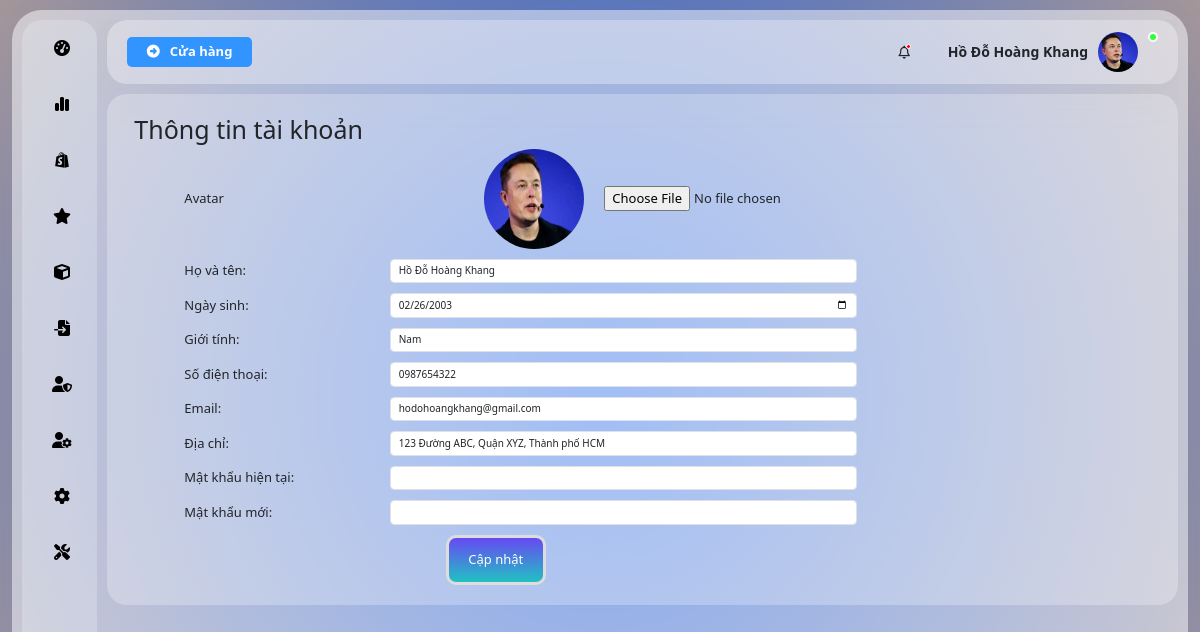
The app's page /admin/index.php?danhmuc=thongtintaikhoan (signed in) with its own data.
### tables this page shows
CREATE TABLE `user` (
  `Ma` int(11) NOT NULL,
  `TenDangNhap` varchar(255) DEFAULT NULL,
  `HoTen` varchar(255) DEFAULT NULL,
  `NgaySinh` date DEFAULT NULL,
  `SDT` varchar(11) DEFAULT NULL,
  `Email` varchar(255) DEFAULT NULL,
  `DiaChi` varchar(255) DEFAULT NULL,
  `GioiTinh` int(1) DEFAULT NULL
);

CREATE TABLE `taikhoan` (
  `TenDangNhap` varchar(255) NOT NULL,
  `MatKhau` varchar(255) DEFAULT NULL,
  `NgayTaoTK` date DEFAULT NULL,
  `MaQuyen` int(11) DEFAULT NULL,
  `Avt` varchar(255) DEFAULT NULL,
  `TrangThai` int(11) NOT NULL
);

### admin/module/main/thongtintaikhoan.php (the view, shortened to what this page needs)
<?php
$ten = $_SESSION['taikhoan'];
$conn = mysqli_connect("localhost", "root", "", "shoestore");
$sql="SELECT
  nv.HoTen,
  nv.NgaySinh,
  nv.GioiTinh,
  nv.SDT,
  nv.Email,
  nv.Diachi,
  tk.Avt,
  tk.MatKhau
FROM taikhoan tk
INNER JOIN user nv ON tk.TenDangNhap = nv.TenDangNhap
WHERE nv.TenDangNhap = '$ten';";
$result = $conn->query($sql);
  $data = mysqli_fetch_assoc($result);
  $hoTenNV = $data["HoTen"];
  $ngaySinh = $data["NgaySinh"];
  $gioiTinh = $data["GioiTinh"];
  $sdt = $data["SDT"];
  $email = $data["Email"];
  $diaChi = $data["Diachi"];
  $avatar = $data["Avt"];
  ?>
  <div class="container">
  <form action="module/main/thongtintaikhoan-capnhat.php" method="post" enctype="multipart/form-data">
  <h1>Thông tin tài khoản</h1>
  <div class="form-group">
      <label for="avt">Avatar</label>
      <br>
      <img src="assets/img/<?php echo $avatar; ?>">
      <br>
      <input type="file" id="avatar" name="avatar">
  </div>
  <div class="form-group">
    <label for="name">Họ và tên:</label>
    <input type="text" name="name" id="name" class="form-control" value="<?php echo $hoTenNV; ?>">
  </div>
  <div class="form-group">
    <label for="dob">Ngày sinh:</label>
    <input type="date" name="dob" id="dob" class="form-control" value="<?php echo $ngaySinh; ?>">
  </div>
  <div class="form-group">
    <label for="gender">Giới tính:</label>
    <select name="gender" id="gender" class="form-control" value="<?php echo $gioiTinh; ?>">
      <option value="Nam">Nam</option>
    </select>
  </div>
  <div class="form-group">
    <label for="phone">Số điện thoại:</label>
    <input type="text" name="phone" id="phone" class="form-control" value="<?php echo $sdt; ?>">
  </div>
  <div class="form-group">
    <label for="email">Email:</label>
    <input type="email" name="email" id="email" class="form-control" value="<?php echo $email; ?>">
  </div>
  <div class="form-group">
    <label for="address">Địa chỉ:</label>
    <input type="text" name="address" id="address" class="form-control" value="<?php echo $diaChi; ?>">
  </div>
  <div class="form-group">
    <label for="password">Mật khẩu hiện tại:</label>
    <input type="password" name="password" id="password" class="form-control">
  </div>
  <div class="form-group">
    <label for="new_password">Mật khẩu mới:</label>
    <input type="password" name="new_password" id="new_password" class="form-control">
</div>
<button class="update-button" type="submit">Cập nhật</button>
</div>

### admin/module/header.php (shortened to what this page needs)
<div class="header-main">
    <p class="header-title">
    <a href="../index.php" class="header_banhang">
            <i class="fa-solid fa-circle-right icon-banhang"></i><span>Cửa hàng</span>
        </a>
    </p>
    <div class="header-notifi_user">
        <div class="notifi">
            <i class="fa-regular fa-bell"></i>
            <div class="notifi-state">
            </div>
        </div>
        <div class="user">
            <p class="user-name">
                <?php
                    require_once($_SERVER['DOCUMENT_ROOT'] . '/webbangiay/admin/config/config.php');
                    $TenDangNhap=$_SESSION['taikhoan'];
                    $sql="SELECT u.HoTen,tk.Avt FROM user u join taikhoan tk on u.TenDangNhap=tk.TenDangNhap WHERE tk.TenDangNhap='$TenDangNhap'";
                    $result=mysqli_query($connect,$sql);
                    $row=mysqli_fetch_array($result);
                    echo $row['HoTen'];
                ?>
            </p>
            <div class="user-img">
                <img src="./assets/img/<?php echo $row['Avt']?>" alt="">
                <div class="user-state">
                </div>
            </div>
        </div>
    </div>
</div>

### admin/assets/css/main.css (style rules this page uses)
:root { --white-color: #fff; --black-color:#000; --text-color:#333; }
* { box-sizing: inherit; }
html { font-size: 62.5%; font-family: 'Mona sans', sans-serif; box-sizing: border-box; background: rgb(63,94,251); background: radial-gradient(circle, rgb(0, 78, 233) 0%, rgba(165,151,154,1) 100%); }
body { background-color: transparent; }
.header-main { display: flex; justify-content: space-between; background-color: rgba(255,255,255,0.3); box-shadow: 0px 0px 50px rgba(153, 153, 153, 0.116); padding: 0px 20px; align-items: center; border-radius: 20px; margin-left: 10px; }
.header-notifi_user { display: flex; align-items: center; gap: 30px; }
.notifi { padding: 0px 8px; border-radius: 100px; font-size: 14px; text-align: center; line-height: 30px; position: relative; }
.notifi::before { content: ''; display: block; width: 0; height: 0; background-color: rgba(255,255,255,0.5); position: absolute; border-radius: 1000px; top: 50%; left: 50%; transform: translate(-50%, -50%); transition: all ease-in-out 0.15s; z-index: -1; }
.notifi-state { width: 5px; height: 5px; background-color: red; position: absolute; top: 7px; right:7px; border-radius: 10px; border: 0.5px solid white; }
.user { display: flex; align-items: center; position: relative; }
.header-title { font-size: 17px; font-weight: 800; }
.user { cursor: pointer; }
.user-name { margin-right: 10px; font-size: 14px; font-weight: 600; }
.user-img img { width: 40px; height: 40px; object-fit: cover; border-radius: 1000px; position: relative; }
.user-img { position: relative; }
.user-img::after { content: ''; display: block; position: absolute; width: 0; height: 0; background-color: rgba(249, 0, 0, 0.5); top: 48.5%; left: 50%; transform: translate(-50%, -50%); z-index: -1; border-radius: 1000px; transition: all ease-in-out 0.15s; }
.user-state { position: absolute; width: 10px; height: 10px; border-radius: 100px; background-color: rgb(47, 255, 61); top: 0; right: 0; border: 2px solid white; }
.user::after { content: ''; display: block; position: absolute; height: 10px; top: 100%; right: 0; left: 0; }
.header_banhang { background-color: #3294fe; font-size: 16px; padding: 5px 20px ; color: white; display: flex; align-items: center; gap: 10px; cursor: pointer; border-radius: 5px; text-decoration: none; }
.icon-banhang { color: white; transition: all 0.2s ease-in-out; }

### admin/module/main/thongtintaikhoan.php (style rules this page uses)
.container { display: flex; align-items: center; }
.form-group label { width: 300px; }
.form-group { display: flex; justify-content: center; align-items: center; margin-bottom: 10px; margin-left: 50px; }
.update-button { color: white; width: 100px; height: 50px; margin: 0 auto; display: block; border: 3px solid #ddd; border-radius: 10px; background: rgb(34,193,195); background: linear-gradient(0deg, rgba(34,193,195,1) 0%, rgba(103,73,242,1) 100%); }
#password { -webkit-text-security: disc; -moz-text-security: disc; text-security: disc; }
img { border-radius: 50%; width: 100px; height: 100px; overflow: hidden; margin-right: 20px; }

### records on screen
user: HoTen "Hồ Đỗ Hoàng Khang", TenDangNhap.Avt (picture), name "Hồ Đỗ Hoàng Khang", dob "02/26/2003", gender "Nam", phone "0987654322", email "hodohoangkhang@gmail.com", address "123 Đường ABC, Quận XYZ, Thành phố HCM"
